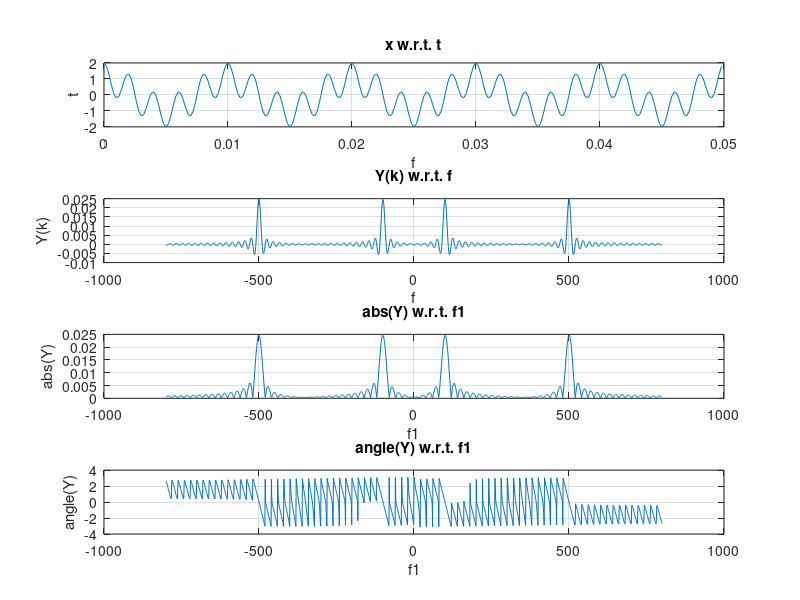

The MATLAB script that drew this image:
N=250;
ts=0.0002;
t=[0:N-1]*ts;
x=cos(200*pi*t)+cos(1000*pi*t);
subplot(4,1,1)
plot(t,x);
grid on;
xlabel("f")
ylabel("t")
title("x w.r.t. t");
k=0;
for f=-800:1:800
    k=k+1;
    Y(k)=trapz(t,(x.*exp(-j*2*pi*f*t)));

end
f1=-800:1:800

subplot(4,1,2)
plot(f1,Y);

xlabel("f")
ylabel("Y(k)")
title("Y(k) w.r.t. f");
grid on;
subplot(4,1,3)
plot(f1,abs(Y));
xlabel("f1")
ylabel("abs(Y)")
title("abs(Y) w.r.t. f1");
grid on;
subplot(4,1,4)
plot(f1,angle(Y));
xlabel("f1")
ylabel("angle(Y)")
title("angle(Y) w.r.t. f1");
grid on;